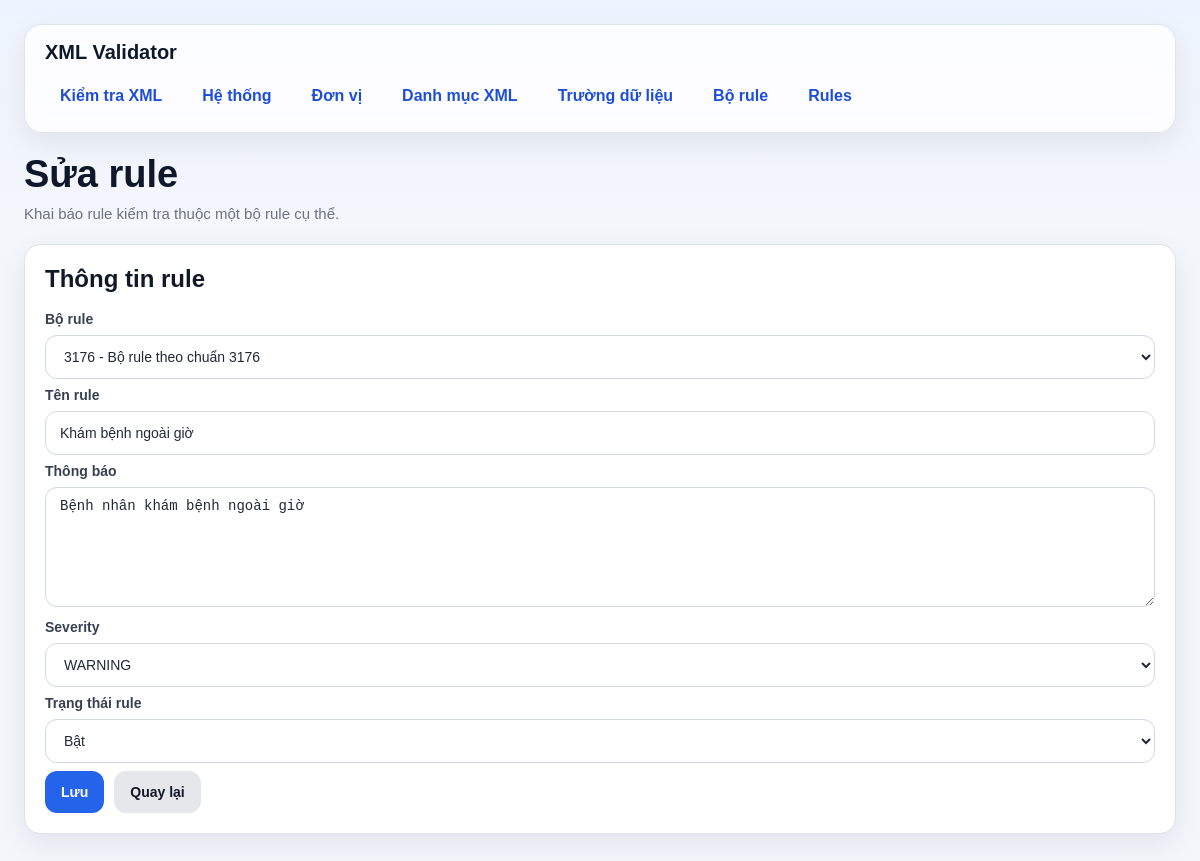
/rules/1/edit, run on an earlier commit of the app's database.
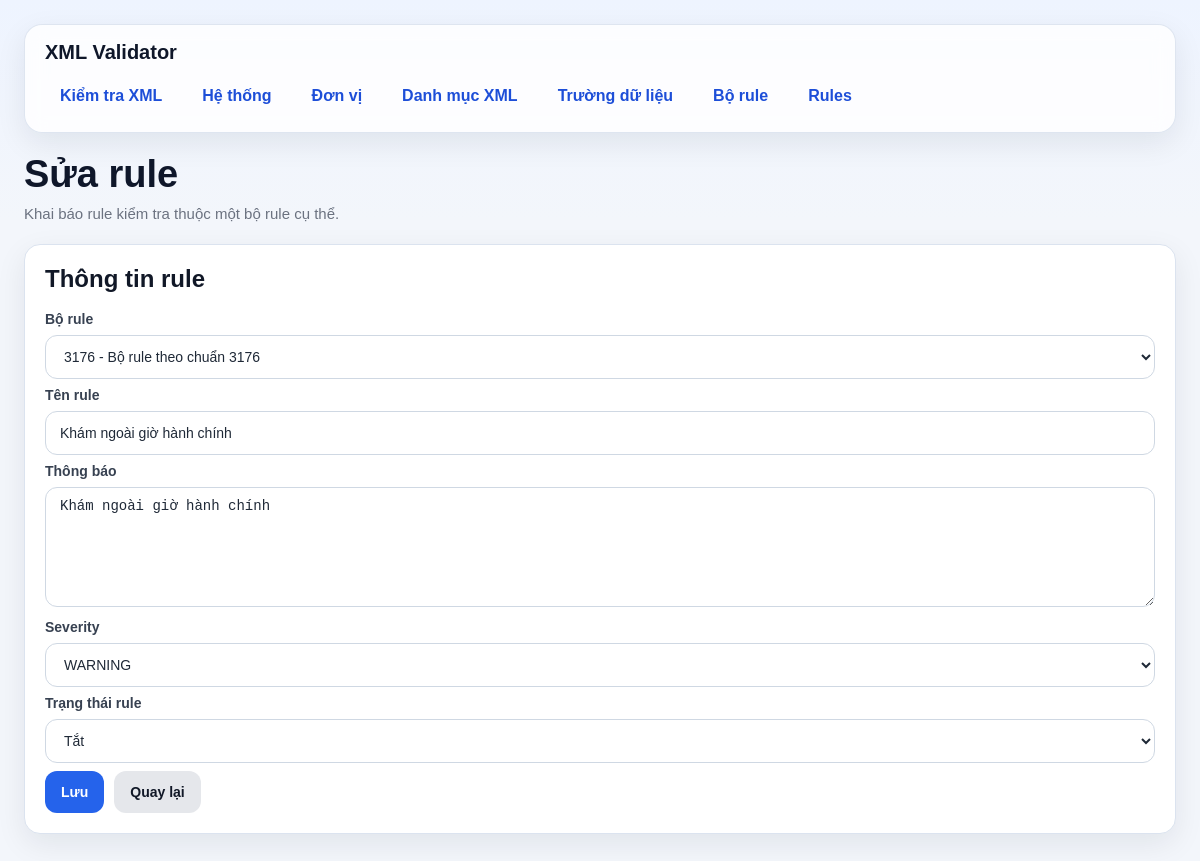
And on a later commit of the database.
### models/rule_model.py (models this page shows, shortened)
class Rule(db.Model):
    __tablename__ = "rule"
    id = db.Column(db.Integer, primary_key=True)
    bo_rule_id = db.Column(db.Integer, db.ForeignKey("bo_rule.id"), nullable=False)
    ten_rule = db.Column(db.String(255), nullable=False)
    thong_bao = db.Column(db.String(500), nullable=False)
    severity = db.Column(db.String(50), nullable=False, default="WARNING")
    is_active = db.Column(db.Boolean, nullable=False, default=True)
    bo_rule = db.relationship("BoRule", backref="rules")

class BoRule(db.Model):
    __tablename__ = "bo_rule"
    id = db.Column(db.Integer, primary_key=True)
    ma_bo_rule = db.Column(db.String(100), nullable=False, unique=True)
    ten_bo_rule = db.Column(db.String(255), nullable=False)
    mo_ta = db.Column(db.String(500), nullable=True)
    is_active = db.Column(db.Boolean, nullable=False, default=True)

### routes/rule_routes.py (the view, shortened to what this page needs)
@rule_bp.route("/<int:rule_id>/edit", methods=["GET", "POST"])
def edit_rule(rule_id):
    item = Rule.query.get_or_404(rule_id)
    bo_rules = BoRule.query.order_by(BoRule.id.asc()).all()
    return render_template("rule_form.html", item=item, bo_rules=bo_rules)

### templates/rule_form.html (shortened to what this page needs)
{% extends "base.html" %}
{% block content %}
<div class="page-header">
    <h1 class="page-title">{% if item %}Sửa rule{% else %}Thêm rule{% endif %}</h1>
    <div class="page-subtitle">Khai báo rule kiểm tra thuộc một bộ rule cụ thể.</div>
</div>
<div class="card">
    <h2 class="card-title">Thông tin rule</h2>
    <form method="POST">
        <label>Bộ rule</label>
        <select name="bo_rule_id" required>
            {% for b in bo_rules %}
                <option value="{{ b.id }}" {% if item and item.bo_rule_id == b.id %}selected{% endif %}>
                    {{ b.ma_bo_rule }} - {{ b.ten_bo_rule }}
                </option>
            {% endfor %}
        </select>
        <label>Tên rule</label>
        <input type="text" name="ten_rule" required value="{{ item.ten_rule if item else '' }}" placeholder="Check mã bác sĩ">
        <label>Thông báo</label>
        <textarea name="thong_bao" required placeholder="Nội dung cảnh báo khi rule fail">{{ item.thong_bao if item else '' }}</textarea>
        <label>Severity</label>
        <select name="severity">
            <option value="WARNING" {% if not item or item.severity == 'WARNING' %}selected{% endif %}>WARNING</option>
        </select>
        <label>Trạng thái rule</label>
        <select name="is_active">
            <option value="1" {% if not item or item.is_active %}selected{% endif %}>Bật</option>
            <option value="0" {% if item and not item.is_active %}selected{% endif %}>Tắt</option>
        </select>
        <div class="actions">
            <button type="submit" class="btn btn-primary">Lưu</button>
            <a href="/rules" class="btn btn-secondary">Quay lại</a>
        </div>
    </form>
</div>
{% endblock %}

What changed in the data, as far as the page shows it:
changed Rule "WARNING": ten_rule "Khám bệnh ngoài giờ" → "Khám ngoài giờ hành chính"; thong_bao "Bệnh nhân khám bệnh ngoài giờ" → "Khám ngoài giờ hành chính"; is_active "Bật" → "Tắt"
